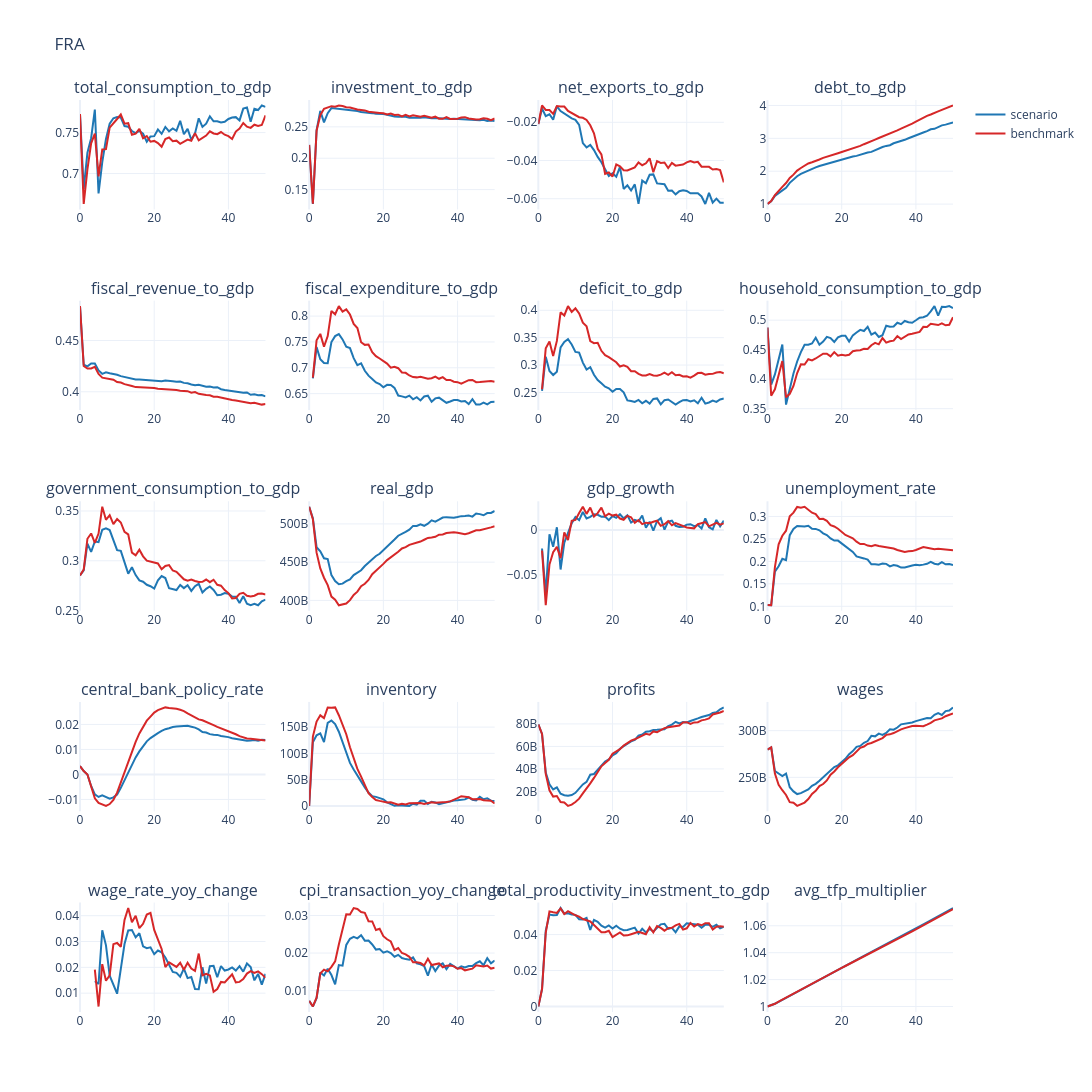
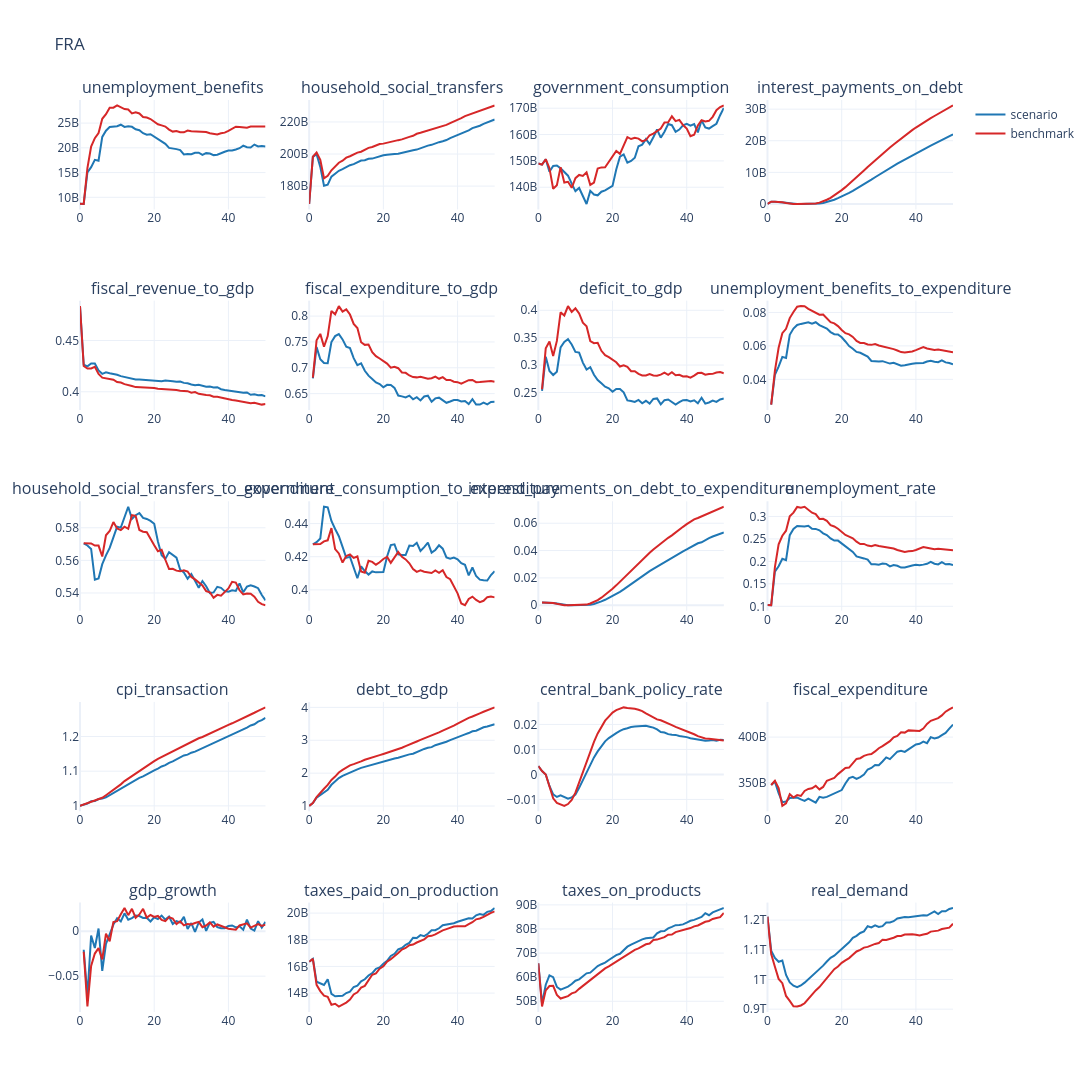
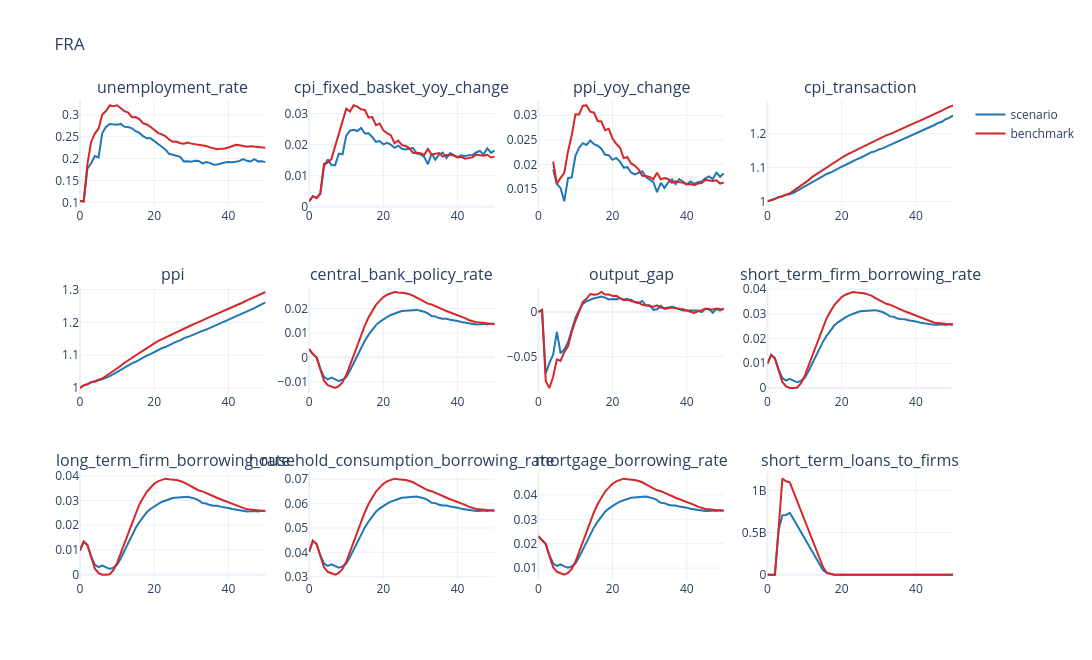

Write notebook code for charts like these, in order.
### Markdown cell above
## Benchmark comparison

### Code cell
if df_benchmark is None:
    print("Benchmark disabled in Inputs.")
else:
    plot_output(df=df_scenario[list(MACRO_COLUMNS)], df_compare=df_benchmark[list(MACRO_COLUMNS)], no_rows=5, no_cols=4, country_code=COUNTRY, **FIGURE_SIZES["benchmark"])
    plot_output(df=df_scenario[list(FISCAL_COLUMNS)], df_compare=df_benchmark[list(FISCAL_COLUMNS)], no_rows=5, no_cols=4, country_code=COUNTRY, **FIGURE_SIZES["benchmark"])
    plot_output(df=df_scenario[list(POLICY_COLUMNS)], df_compare=df_benchmark[list(POLICY_COLUMNS)], no_rows=3, no_cols=4, country_code=COUNTRY, **FIGURE_SIZES["benchmark"])
    plot_output(df=df_scenario[list(BALANCE_SHEET_COLUMNS)], df_compare=df_benchmark[list(BALANCE_SHEET_COLUMNS)], no_rows=3, no_cols=4, country_code=COUNTRY, **FIGURE_SIZES["benchmark"])
